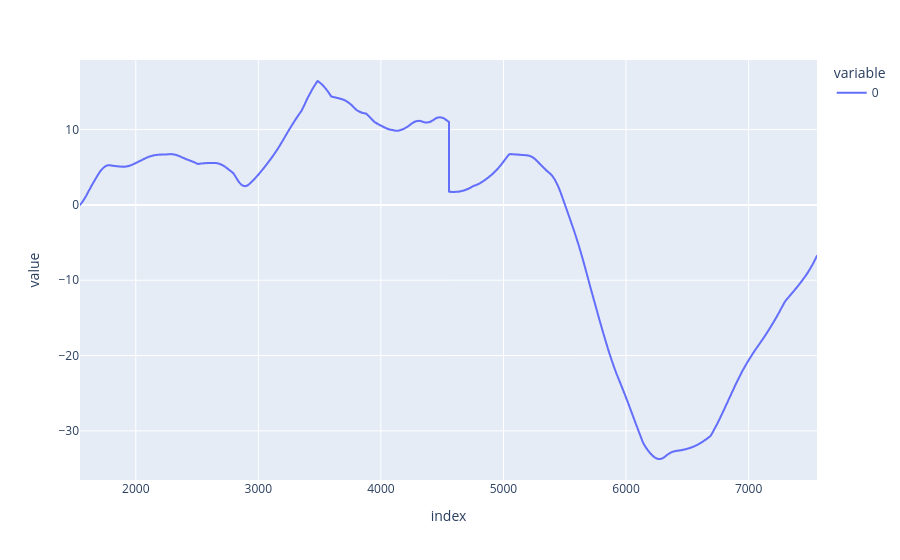

Notebook code for this chart:
### Code cell
z_formation_deviance = well_data.loc[pred_start:,nearest_formation]-well_data.loc[pred_start:,"Z"]
px.line(z_formation_deviance - z_formation_deviance.iloc[0])

### Figure 1 — Plotly figure (JSON) as saved in the notebook; plotly's stock layout.template omitted (floating-point values rounded to 4 significant figures; data arrays with more than 128 entries replaced by an {"elided": "..."} marker saying what was removed)
{"data": [{"hovertemplate": "variable=0<br>index=%{x}<br>value=%{y}<extra></extra>", "legendgroup": "0", "line": {"color": "#636efa", "dash": "solid"}, "marker": {"symbol": "circle"}, "mode": "lines", "name": "0", "showlegend": true, "type": "scattergl", "x": {"elided": "6014 int values"}, "xaxis": "x", "y": {"elided": "6014 float values"}, "yaxis": "y"}], "layout": {"legend": {"title": {"text": "variable"}, "tracegroupgap": 0}, "margin": {"t": 60}, "xaxis": {"anchor": "y", "domain": [0, 1], "title": {"text": "index"}}, "yaxis": {"anchor": "x", "domain": [0, 1], "title": {"text": "value"}}}}
